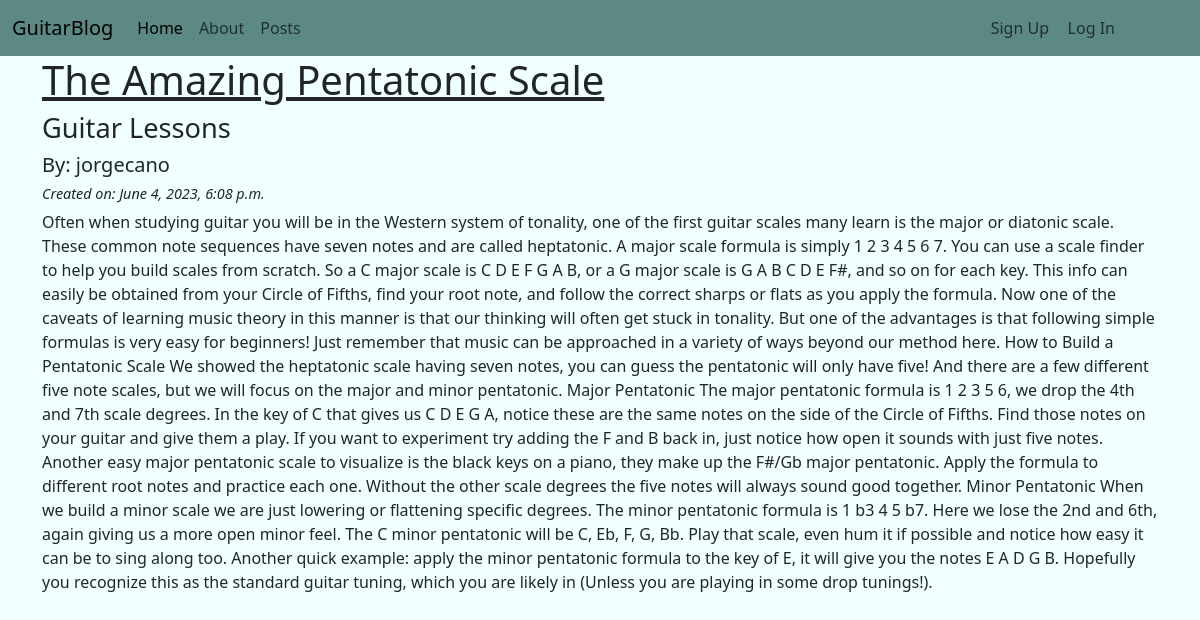
Screenshot of /posts/8/ with the database file from the repository.
### posts/models.py (models this page shows, shortened)
class Post(models.Model):
    title = models.CharField(max_length=128)
    subtitle = models.CharField(max_length=256)
    body = models.TextField()
    author = models.ForeignKey(
        get_user_model(),
        on_delete=models.CASCADE
    )
    created_on = models.DateTimeField(auto_now_add=True)
    status = models.ForeignKey(
        Status,
        on_delete=models.CASCADE,
        blank=True, null=True
    )

### posts/views.py (the view)
# urls.py: path("<int:pk>/", views.PostDetailView.as_view(), name="detail"),
class PostDetailView(DetailView):
    template_name = "posts/detail.html"
    model = Post

### templates/posts/detail.html (shortened to what this page needs)
{% extends 'base.html' %}
{% block content %}
<div class="container detailCont">
    <h1>{{ post.title }}</h1>
    <h2>{{ post.subtitle }}</h2>
    <h5>By: {{ post.author }}</h5>
    <h6>Created on: {{ post.created_on }}</h6>
    <p>{{ post.body }}</p>
</div>
{% endblock content %}

### static/css/baseStyle.css (style rules this page uses)
* { padding: 0; margin: 0; }
body { background-color: azure; }
.detailCont h1 { text-decoration: underline; }
.detailCont h2 { font-size: 1.7rem; }
.detailCont h6 { font-style: italic; font-size: .9rem; }

### rows the page displays
Post: title "The Amazing Pentatonic Scale", subtitle "Guitar Lessons", author "jorgecano", created_on "June 4, 2023, 6:08 p.m.", body "Often when studying guitar you will be in the Western system of tonality, one of the first guitar scales many learn is the major or diatonic scale. These common note sequences have seven notes and are called heptatonic. A major scale formula is simply 1 2 3 4 5 6 7. You can use a scale finder to help you build scales from scratch. So a C major scale is C D E F G A B, or a G major scale is G A B C D E F#, and so on for each key. This info can easily be obtained from your Circle of Fifths, find your root note, and follow the correct sharps or flats as you apply the formula. Now one of the caveats of learning music theory in this manner is that our thinking will often get stuck in tonality.…"
